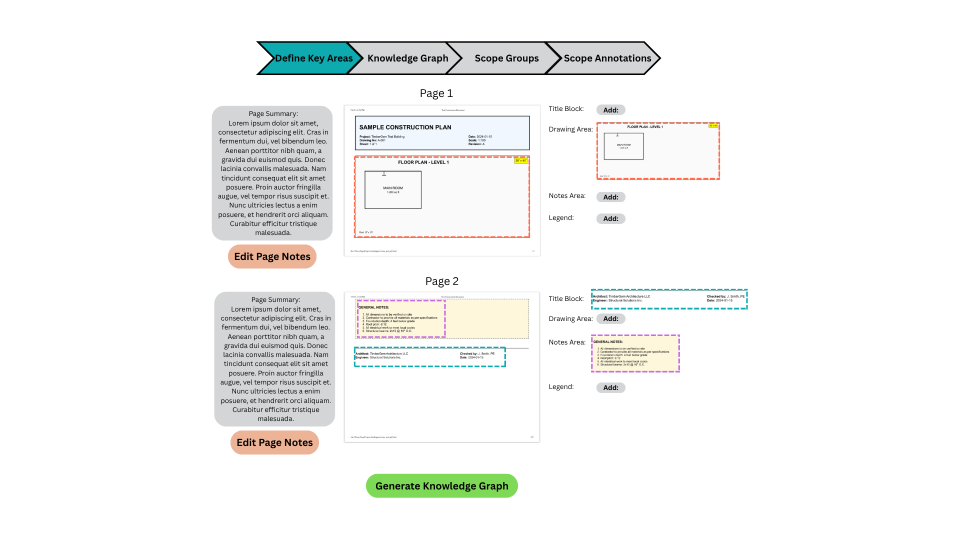
#> input picture UI_Mocks/Key_Area_Mock.png, 1920 x 1080 px (shown at 1/2 size)
$ python -i symbol_dimensions.py   (imports and definitions only)
#> lines starting #> are read from the running program, lines starting #| are printed output that depends on the picture; after the words box and inside, x2 and y2 are one past the last pixel; in counts of white or black regions, pixels touching at a corner belong together
"""
Symbol Dimension Calculator for TimberGem

This module calculates the actual dimensions of symbol templates by analyzing
the non-white pixels (contours) in symbol images at 300 DPI.
"""

import numpy as np
import cv2
import fitz  # PyMuPDF
from PIL import Image
from typing import Tuple, Optional, Dict
from .coordinate_mapping import PDFCoordinates


class SymbolDimensionCalculator:
    """
    Calculates the actual dimensions of symbol templates by analyzing contours
    in the symbol images. Uses 300 DPI as the standard for measurements.
    """

    STANDARD_DPI = 300

    def __init__(self):
        pass

    # [40 lines left out: function calculate_dimensions_from_pdf, not called in this run]

    def calculate_dimensions_from_image(self, image: Image.Image) -> Dict[str, int]:
        """
        Calculate symbol dimensions from a PIL Image by analyzing contours.

        Args:
            image: PIL Image of the symbol

        Returns:
            Dict with height_pixels_300dpi and width_pixels_300dpi
        """
        try:
            # Convert PIL Image to numpy array
            img_array = np.array(image)

            # If image has alpha channel, remove it
            if img_array.shape[2] == 4:
                img_array = img_array[:, :, :3]

            return self._analyze_contours(img_array)

        except Exception as e:
            print(f"Error calculating dimensions from image: {e}")
            return {"height_pixels_300dpi": 0, "width_pixels_300dpi": 0}

    def _analyze_contours(self, img_data: np.ndarray) -> Dict[str, int]:
        """
        Analyze contours in the image data to find actual symbol dimensions.

        Args:
            img_data: Numpy array of image data

        Returns:
            Dict with height_pixels_300dpi and width_pixels_300dpi
        """
        try:
            # Convert to grayscale if needed
            if len(img_data.shape) == 3 and img_data.shape[2] > 1:
                gray_image = cv2.cvtColor(img_data, cv2.COLOR_RGB2GRAY)
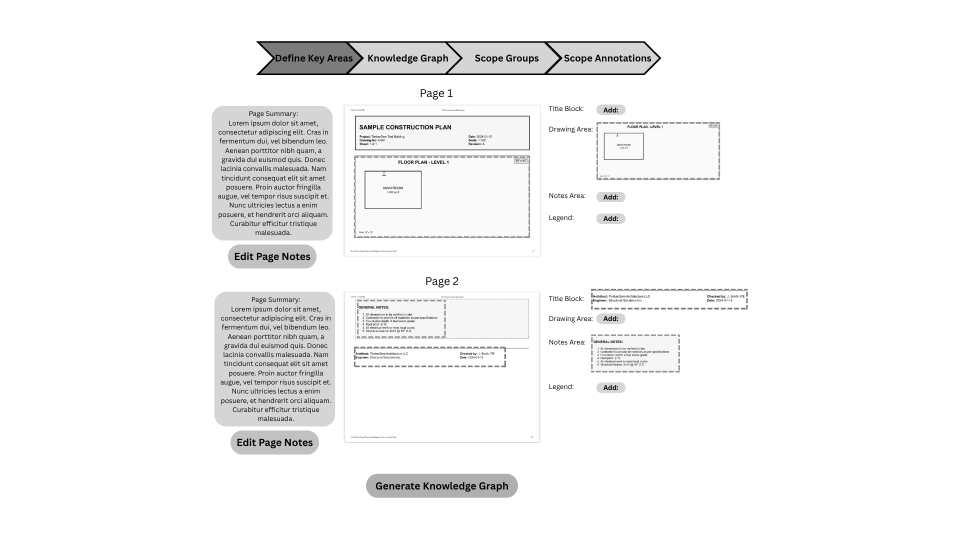
#> gray_image: shape (1080, 1920) (shown at 1/2 size); min 0, max 255, mean 245
            else:
                gray_image = img_data.reshape(img_data.shape[0], img_data.shape[1])

            # Find contours (invert image so dark pixels become foreground)
            contours, _ = cv2.findContours(
                cv2.bitwise_not(gray_image), cv2.RETR_EXTERNAL, cv2.CHAIN_APPROX_SIMPLE
            )
#> contours = 109 contours, 25 with area under 20; largest, box (x1, y1, x2, y2) and area: (686, 583, 1082, 887) 119685, (686, 209, 1082, 513) 119685, (428, 583, 671, 853) 64625, (423, 211, 666, 481) 64613, (512, 82, 1323, 151) 52868

            if contours:
                # Combine all contours to get the overall bounding box
                all_points = np.concatenate([cnt for cnt in contours])
#> all_points = contour of 2293 points, box (x1, y1, x2, y2) (423, 82, 1496, 996), area 487958
                x, y, w, h = cv2.boundingRect(all_points)
#> x = 423; y = 82; w = 1073; h = 914

                return {"height_pixels_300dpi": int(h), "width_pixels_300dpi": int(w)}
            else:
                # No contours found, return zero dimensions
                return {"height_pixels_300dpi": 0, "width_pixels_300dpi": 0}

        except Exception as e:
            print(f"Error analyzing contours: {e}")
            return {"height_pixels_300dpi": 0, "width_pixels_300dpi": 0}

    # [118 lines left out: functions generate_tight_template, calculate_symbol_dimensions_from_pdf, calculate_symbol_dimensions_from_image, not called in this run]

>>> import cv2
>>> picture = cv2.cvtColor(cv2.imread('../../UI_Mocks/Key_Area_Mock.png'), cv2.COLOR_BGR2RGB)
>>> result = SymbolDimensionCalculator().calculate_dimensions_from_image(picture)
#> result = {'height_pixels_300dpi': 914, 'width_pixels_300dpi': 1073}
